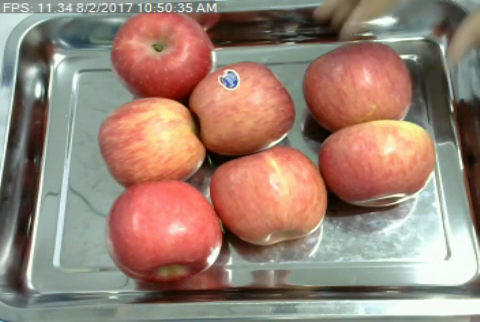
#> input picture Data/Apple/Apple A/Apple 100.png, 480 x 322 px; its folder holds only this picture in this run
$ jupyter execute Workbook.ipynb
#> lines starting #> are read from the running program, lines starting #| are printed output that depends on the picture
# Creating a df with the paths

[cell 1]
import pandas as pd
import numpy as np
import os
import cv2
import matplotlib.pyplot as plt

[cell 2]
apple_path = 'Data/Apple'
banana_path = 'Data/Banana'
carambola_path = 'Data/Carambola'
guava_path = 'Data/Guava'
kiwi_path = 'Data/Kiwi'
mango_path = 'Data/Mango'
muskmelon_path = 'Data/muskmelon'
orange_path = 'Data/Orange'
peach_path =  'Data/Peach'
pear_path = 'Data/Pear'
persimmon_path = 'Data/Persimmon'
pitaya_path = 'Data/Pitaya'
plum_path = 'Data/Plum'
pomegranate_path = 'Data/Pomegranate'
tomatoes_path = 'Data/Tomatoes'

[cell 3]
list_of_paths = [apple_path, banana_path, carambola_path, guava_path,
                kiwi_path, mango_path, muskmelon_path, orange_path,
                peach_path, pear_path, persimmon_path, pitaya_path,
                plum_path, pomegranate_path, tomatoes_path]

[cell 4]
list_of_paths[0]

[cell 5]
def data_frame_gen(list_of_paths):
    all_files = []
    for path in list_of_paths:

        for dirpath, _, filenames in os.walk(path):
            for fn in filenames:
                all_files.append(os.path.join(dirpath, fn))
#> pass 2 of the loop in data_frame_gen, `for path in list_of_paths:`:

    img_df = pd.DataFrame({'Path': all_files})

    img_df['Fruit'] = img_df['Path'].apply(lambda p: p.split(os.sep)[1])
    img_df = img_df[['Fruit', 'Path']]

    return img_df

[cell 6]
df = data_frame_gen(list_of_paths)

[cell 7]
df.groupby('Fruit').count()

[cell 8]
img = cv2.imread(df['Path'][1], cv2.COLOR_BGR2RGB)
#> img is the input picture: shape (322, 480, 3); mean B, G, R 116.1, 130.1, 155.2
img_GRB = cv2.cvtColor(img, cv2.COLOR_BGR2RGB)
plt.imshow(img_GRB)
print(img_GRB)
#> (printed output is left out)
plt.show()

[cell 9]
df.shape

[cell 10]
df

[cell 11]
## Removing DS_store

for path in df.Path:
    count_to_drop = 0
    if 'DS_Store'in str(path):
        df = df.drop(df.index[count_to_drop])
    count_to_drop = count_to_drop + 1

[cell 12]
df

## Preping the data

[cell 13]
# Shuffling data

from sklearn.utils import shuffle

df = shuffle(df, random_state = 0)

df = df.reset_index(drop=True)

df

[cell 14]
# adding a label to the data

fruit_names = sorted(df.Fruit.unique())
mapper_fruit_names = dict(zip(fruit_names, [t for t in range(len(fruit_names))]))
df["label"] = df["Fruit"].map(mapper_fruit_names)
print(mapper_fruit_names)

# Visualize the resulting dataframe
df.head()

# Preping to model

[cell 15]
# Reshaping the image

[cell 16]
def load_img(df):
# Load the images using their contained in the dataframe df
# Return a list of images and a list with the labels of the images
    img_paths = df["Path"].values
    img_labels = df["Fruit"].values
    X = []
    y = []

    for i,path in enumerate(img_paths):
        img =  cv2.imread(path)
        img = cv2.resize(img, (150,150))
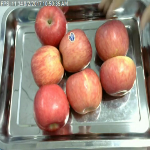
#> img: shape (150, 150, 3); mean B, G, R 116.1, 130, 155.1
        label = img_labels[i]
        X.append(img)
        y.append(label)
#> pass 2 of the loop in load_img, `for i,path in enumerate(img_paths):`:
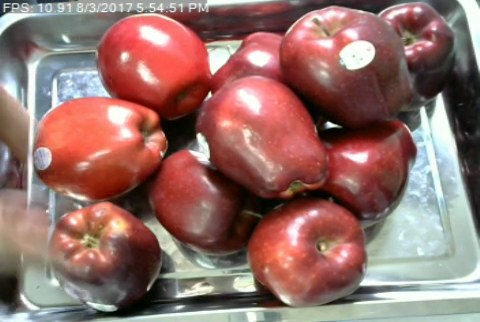
#> input picture Data/Apple/Apple B/353red applee05176353.png, 480 x 322 px
#> in load_img, img is the input picture: shape (322, 480, 3); mean B, G, R 105.6, 111.8, 147.9
#> in load_img, `img = cv2.resize(img, (150,150))`:
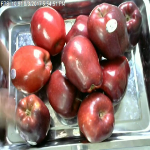
#> img: shape (150, 150, 3); mean B, G, R 105.5, 111.7, 147.9
    return np.array(X),np.array(y)

X, y = load_img(df)

X
